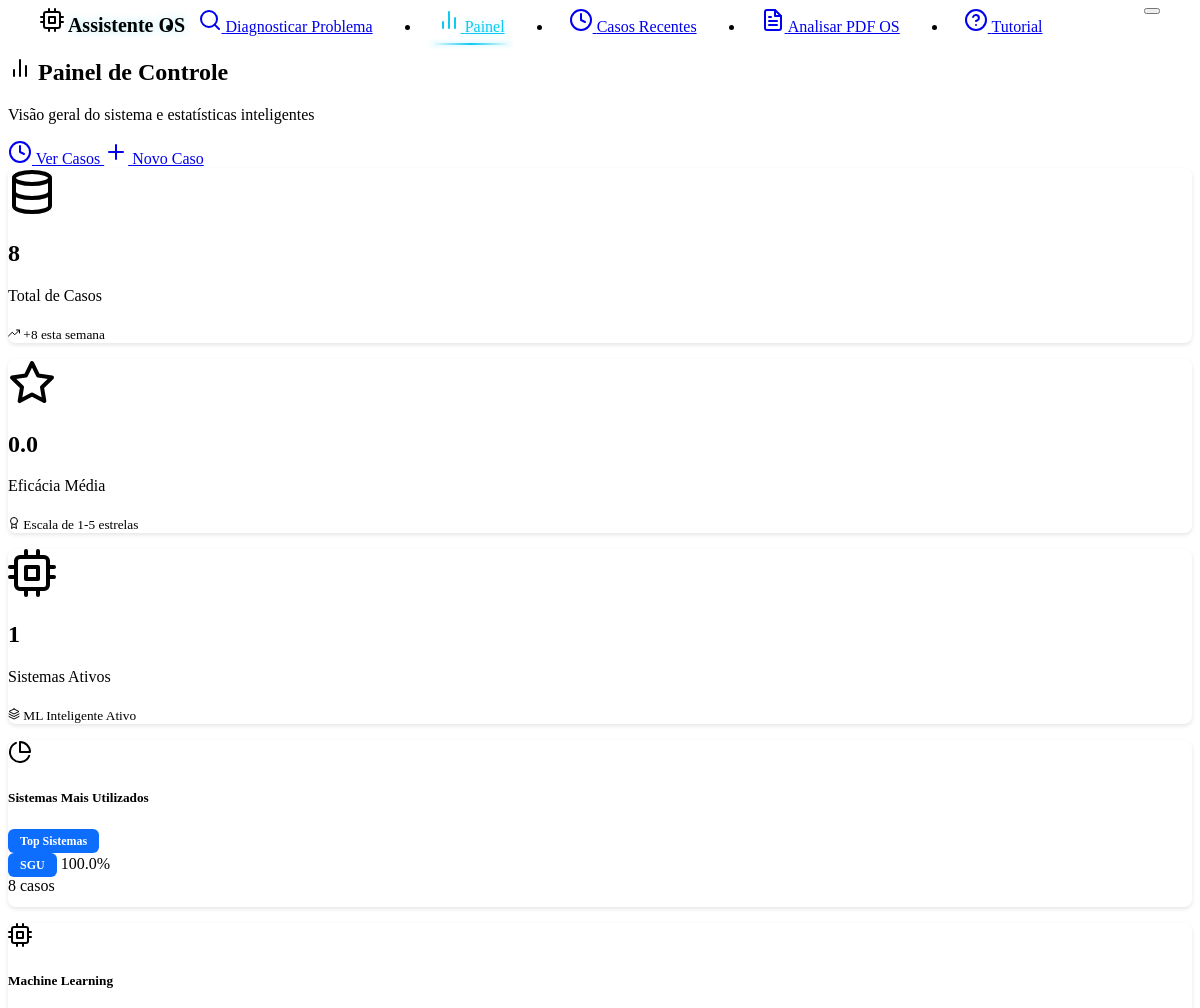
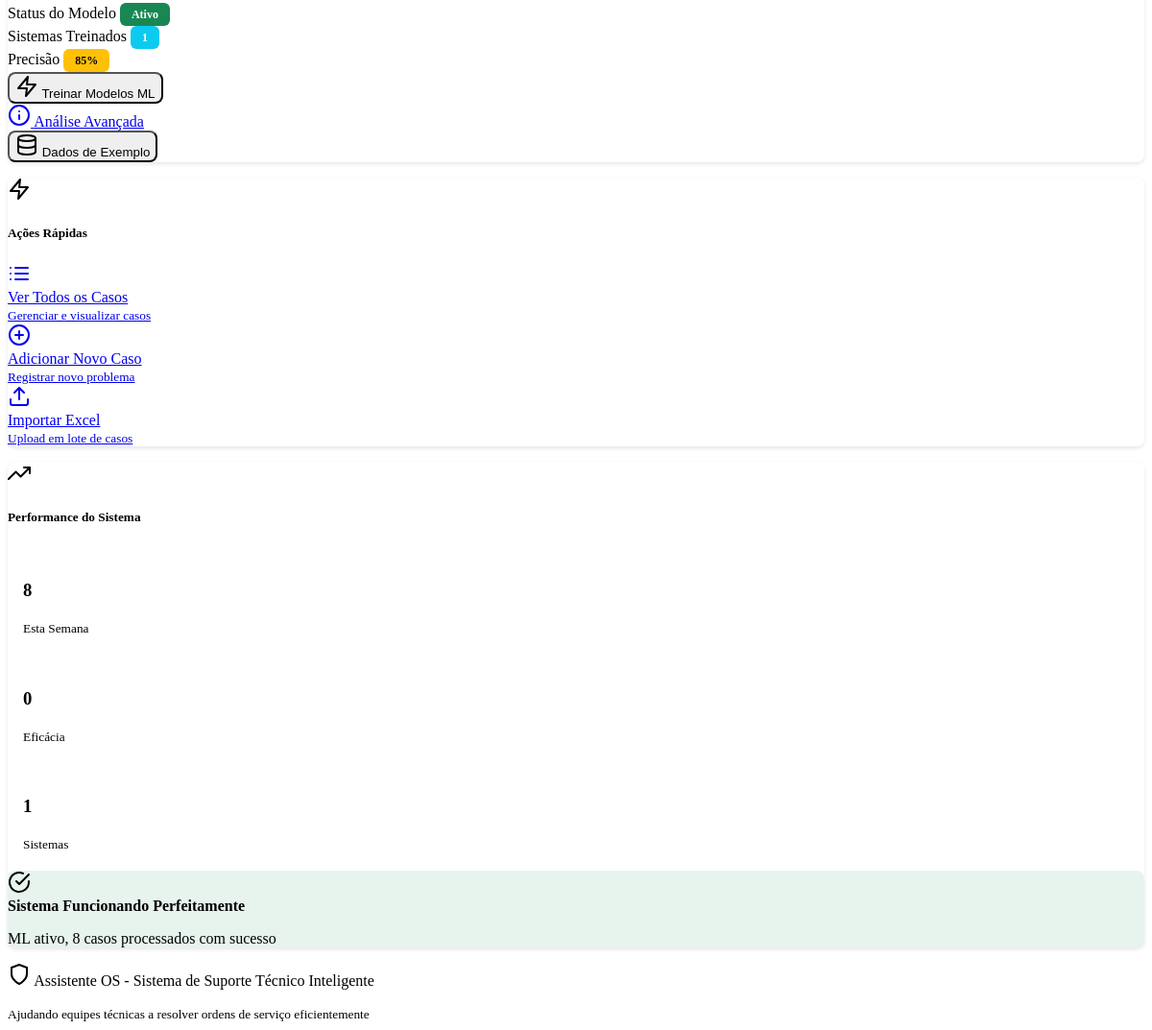
/dashboard, run on the app's committed database (2 pictures, top to bottom).
### models.py (models this page shows, shortened)
class Case(db.Model):
    __tablename__ = 'cases'
    id = db.Column(db.Integer, primary_key=True)
    os_number = db.Column(db.String(20), nullable=True)  # Número da OS extraído do PDF
    problem_description = db.Column(db.Text, nullable=False)
    solution = db.Column(db.Text, nullable=False)
    system_type = db.Column(db.String(100), default="Unknown")
    created_at = db.Column(db.DateTime, default=datetime.now)
    effectiveness_score = db.Column(db.Float, nullable=True)
    feedback_count = db.Column(db.Integer, default=0)
    tags = db.Column(db.String(500), default="")  # Stored as comma-separated string
    feedbacks = db.relationship("CaseFeedback", backref="case", cascade="all, delete-orphan")

### routes.py (the view)
@app.route('/dashboard')
def dashboard():
    try:
        stats = case_service.get_statistics()
        return render_template('dashboard.html', stats=stats)
    except Exception as e:
        logging.error(f"Error loading dashboard: {str(e)}")
        flash(f'Error loading dashboard: {str(e)}', 'error')
        return render_template('dashboard.html', stats={})

### case_service.py (called while the page is built)
    def get_all_cases(self) -> List[Case]:
        try:
            return Case.query.all()
        except Exception as e:
            logging.error(f"Error getting cases from database: {str(e)}")
            return current_app.config.get('CASES_STORAGE', [])

### templates/dashboard.html (shortened to what this page needs)
{% extends "base.html" %}
{% block content %}
<div class="row mb-4">
    <div class="col-12">
        <div class="d-flex justify-content-between align-items-center">
            <div>
                <h2 class="mb-1">
                    <i data-feather="bar-chart-2" class="me-2"></i>
                    Painel de Controle
                </h2>
                <p class="text-muted mb-0">Visão geral do sistema e estatísticas inteligentes</p>
            </div>
            <div class="d-flex gap-2">
                <a href="{{ url_for('recent_cases') }}" class="btn btn-outline-primary">
                    <i data-feather="clock" class="me-1"></i>
                    Ver Casos
                </a>
                <a href="{{ url_for('add_case_form') }}" class="btn btn-primary">
                    <i data-feather="plus" class="me-1"></i>
                    Novo Caso
                </a>
            </div>
        </div>
    </div>
</div>
{% if stats %}
<div class="row mb-4">
    <div class="col-lg-4 col-md-6 mb-3">
        <div class="card text-center h-100 border-0 shadow-sm">
            <div class="card-body d-flex flex-column justify-content-center py-4">
                <i data-feather="database" class="mb-3 text-primary" style="width: 48px; height: 48px; margin: 0 auto;"></i>
                <h2 class="mb-2 text-primary fw-bold">{{ stats.total_cases }}</h2>
                <p class="text-muted mb-2">Total de Casos</p>
                <div class="progress" style="height: 4px;">
                </div>
                <small class="text-success mt-2">
                    <i data-feather="trending-up" style="width: 12px; height: 12px;"></i>
                    +{{ stats.recent_activity or 0 }} esta semana
                </small>
            </div>
        </div>
    </div>
    <div class="col-lg-4 col-md-6 mb-3">
        <div class="card text-center h-100 border-0 shadow-sm">
            <div class="card-body d-flex flex-column justify-content-center py-4">
                <i data-feather="star" class="mb-3 text-warning" style="width: 48px; height: 48px; margin: 0 auto;"></i>
                <h2 class="mb-2 text-warning fw-bold">{{ "%.1f"|format(stats.avg_effectiveness) if stats.avg_effectiveness else "0.0" }}</h2>
                <p class="text-muted mb-2">Eficácia Média</p>
                <div class="progress" style="height: 4px;">
                </div>
                <small class="text-info mt-2">
                    <i data-feather="award" style="width: 12px; height: 12px;"></i>
                    Escala de 1-5 estrelas
                </small>
            </div>
        </div>
    </div>
    <div class="col-lg-4 col-md-6 mb-3">
        <div class="card text-center h-100 border-0 shadow-sm">
            <div class="card-body d-flex flex-column justify-content-center py-4">
                <i data-feather="cpu" class="mb-3 text-info" style="width: 48px; height: 48px; margin: 0 auto;"></i>
                <h2 class="mb-2 text-info fw-bold">{{ stats.systems|length if stats.systems else 0 }}</h2>
                <p class="text-muted mb-2">Sistemas Ativos</p>
                <div class="progress" style="height: 4px;">
                </div>
                <small class="text-primary mt-2">
                    <i data-feather="layers" style="width: 12px; height: 12px;"></i>
                    ML Inteligente Ativo
                </small>
            </div>
        </div>
    </div>
</div>
{% endif %}
<div class="row mb-4">
    <div class="col-lg-8 mb-4">
        <div class="card h-100 border-0 shadow-sm">
            <div class="card-header bg-transparent border-0 d-flex justify-content-between align-items-center py-3">
                <div class="d-flex align-items-center">
                    <i data-feather="pie-chart" class="me-2 text-primary"></i>
                    <h5 class="mb-0">Sistemas Mais Utilizados</h5>
                </div>
                <span class="badge bg-primary">Top Sistemas</span>
            </div>
            <div class="card-body">
                {% if stats.systems %}
                <div class="systems-chart">
                    {% for system, count in stats.systems[:6] %}
                    <div class="mb-3">
                        <div class="d-flex justify-content-between align-items-center mb-2">
                            <div class="d-flex align-items-center">
                                <span class="badge system-badge me-2" data-system="{{ system }}">{{ system }}</span>
                                <span class="text-muted">{{ "%.1f"|format(count / stats.total_cases * 100) if stats.total_cases > 0 else 0 }}%</span>
                            </div>
                            <span class="fw-bold text-primary">{{ count }} casos</span>
                        </div>
                        <div class="progress" style="height: 12px; border-radius: 6px;">
                        </div>
                    </div>
                    {% endfor %}
                </div>
                {% else %}
                <div class="text-center py-5 text-muted">
                    <i data-feather="inbox" class="mb-3" style="width: 64px; height: 64px; opacity: 0.5;"></i>
                    <h5 class="text-muted">Nenhum sistema registrado</h5>
                    <p>Adicione casos para ver a distribuição por sistemas</p>
                </div>
                {% endif %}
            </div>
        </div>
    </div>
    <div class="col-lg-4 mb-4">
        <div class="card h-100 border-0 shadow-sm">
            <div class="card-header bg-transparent border-0 d-flex align-items-center py-3">
                <i data-feather="cpu" class="me-2 text-primary"></i>
                <h5 class="mb-0">Machine Learning</h5>
            </div>
            <div class="card-body">
                <div class="mb-4">
                    <div class="d-flex justify-content-between align-items-center mb-2">
                        <span class="fw-medium">Status do Modelo</span>
                        <span class="badge bg-success">Ativo</span>
                    </div>
                    <div class="d-flex justify-content-between align-items-center mb-2">
                        <span class="fw-medium">Sistemas Treinados</span>
                        <span class="badge bg-info">{{ stats.systems|length if stats and stats.systems else 0 }}</span>
                    </div>
                    <div class="d-flex justify-content-between align-items-center mb-3">
                        <span class="fw-medium">Precisão</span>
                        <span class="badge bg-warning">{{ "%.0f"|format((stats.avg_effectiveness / 5 * 100) if stats.avg_effectiveness else 85) }}%</span>
                    </div>
                </div>
                <div class="d-grid gap-2">
                    <form action="{{ url_for('train_models') }}" method="POST" class="d-inline">
                        <button type="submit" class="btn btn-primary w-100">
                            <i data-feather="zap" class="me-1"></i>
                            Treinar Modelos ML
                        </button>
                    </form>
                    <a href="{{ url_for('ml_learning_info') }}" class="btn btn-outline-info">
                        <i data-feather="info" class="me-1"></i>
                        Análise Avançada
                    </a>
                    <form action="{{ url_for('populate_sample_data') }}" method="POST" class="d-inline">
                        <button type="submit" class="btn btn-outline-secondary">
                            <i data-feather="database" class="me-1"></i>
                            Dados de Exemplo
                        </button>
                    </form>
                </div>
            </div>
        </div>
    </div>
</div>
<div class="row mb-4">
    <div class="col-lg-6 mb-4">
        <div class="card h-100 border-0 shadow-sm">
            <div class="card-header bg-transparent border-0 d-flex align-items-center py-3">
                <i data-feather="zap" class="me-2 text-primary"></i>
                <h5 class="mb-0">Ações Rápidas</h5>
            </div>
            <div class="card-body">
                <div class="row">
                    <div class="col-12 mb-3">
                        <a href="{{ url_for('recent_cases') }}" class="btn btn-outline-primary w-100 py-3">
                            <i data-feather="list" class="me-2"></i>
                            <div>
                                <div class="fw-bold">Ver Todos os Casos</div>
                                <small class="text-muted">Gerenciar e visualizar casos</small>
                            </div>
                        </a>
                    </div>
                    <div class="col-12 mb-3">
                        <a href="{{ url_for('add_case_form') }}" class="btn btn-success w-100 py-3">
                            <i data-feather="plus-circle" class="me-2"></i>
                            <div>
                                <div class="fw-bold text-white">Adicionar Novo Caso</div>
                                <small class="text-white-50">Registrar novo problema</small>
                            </div>
                        </a>
                    </div>
                    <div class="col-12 mb-3">
                        <a href="{{ url_for('upload_cases') }}" class="btn btn-outline-info w-100 py-3">
                            <i data-feather="upload" class="me-2"></i>
                            <div>
                                <div class="fw-bold">Importar Excel</div>
                                <small class="text-muted">Upload em lote de casos</small>
                            </div>
                        </a>
                    </div>
                </div>
            </div>
        </div>
    </div>
    <div class="col-lg-6 mb-4">
        <div class="card h-100 border-0 shadow-sm">
            <div class="card-header bg-transparent border-0 d-flex align-items-center py-3">
                <i data-feather="trending-up" class="me-2 text-success"></i>
                <h5 class="mb-0">Performance do Sistema</h5>
            </div>
            <div class="card-body">
                <div class="performance-metrics">
                    <div class="row text-center mb-4">
                        <div class="col-4">
                            <div class="performance-card">
                                <h3 class="text-primary mb-1">{{ stats.recent_activity or 0 }}</h3>
                                <small class="text-muted">Esta Semana</small>
                                <div class="progress mt-2" style="height: 3px;">
                                </div>
                            </div>
                        </div>
                        <div class="col-4">
                            <div class="performance-card">
                                <h3 class="text-success mb-1">{{ "%.0f"|format(stats.avg_effectiveness) if stats.avg_effectiveness else "0" }}</h3>
                                <small class="text-muted">Eficácia</small>
                                <div class="progress mt-2" style="height: 3px;">
                                </div>
                            </div>
                        </div>
                        <div class="col-4">
                            <div class="performance-card">
                                <h3 class="text-info mb-1">{{ stats.systems|length if stats.systems else 0 }}</h3>
                                <small class="text-muted">Sistemas</small>
                                <div class="progress mt-2" style="height: 3px;">
                                </div>
                            </div>
                        </div>
                    </div>
                    <div class="alert alert-success border-0" style="background: rgba(25, 135, 84, 0.1);">
                        <div class="d-flex align-items-center">
                            <i data-feather="check-circle" class="me-2 text-success"></i>
                            <div>
                                <strong class="text-success">Sistema Funcionando Perfeitamente</strong>
                                <p class="mb-0 small text-muted">ML ativo, {{ stats.total_cases or 0 }} casos processados com sucesso</p>
                            </div>
                        </div>
                    </div>
                </div>
            </div>
        </div>
    </div>
</div>
{% endblock %}

### static/style.css (style rules this page uses)
:root { --custom-code-bg: #1a1a1a; --custom-border-radius: 8px; --glow-color: #0dcaf0; --glow-secondary: rgba(13, 202, 240, 0.3); }
.badge.bg-primary { background-color: #0d6efd !important; }
.badge.bg-info { background-color: #0dcaf0 !important; }
.badge.bg-success { background-color: #198754 !important; }
.badge.bg-warning { background-color: #ffc107 !important; color: #000000 !important; }
.badge { display: inline-block !important; padding: 0.375rem 0.75rem !important; font-size: 0.75em !important; font-weight: 600 !important; line-height: 1 !important; color: #fff !important; text-align: center !important; white-space: nowrap !important; vertical-align: baseline !important; border-radius: 0.375rem !important; }
.card { border-radius: var(--custom-border-radius); box-shadow: 0 2px 4px rgba(0, 0, 0, 0.1); margin-bottom: 1rem; }
.card-header { background-color: var(--bs-dark); border-bottom: 1px solid var(--bs-border-color); border-radius: var(--custom-border-radius) var(--custom-border-radius) 0 0 !important; }
.btn { border-radius: var(--custom-border-radius); font-weight: 500; }
.progress { border-radius: var(--custom-border-radius); background-color: var(--bs-secondary-bg); }
.badge { border-radius: var(--custom-border-radius); font-weight: 500; font-size: 0.75rem; }
.alert { border-radius: var(--custom-border-radius); border: none; }
.badge.system-badge { color: white !important; font-weight: 600 !important; border: none !important; }
:root { --step-line-color: #495057; --step-bg-color: #28a745; --step-hover-bg: #212529; --step-border-color: #343a40; }

### templates/dashboard.html (style rules this page uses)
.performance-card { padding: 1rem; border-radius: 8px; background: rgba(var(--bs-primary-rgb), 0.05); border: 1px solid rgba(var(--bs-primary-rgb), 0.1); }
.card { transition: transform 0.2s ease, box-shadow 0.2s ease; }
.badge { font-size: 0.75em; padding: 0.5em 0.75em; }
.systems-chart .progress { background-color: rgba(255,255,255,0.1); }

### data on the page
Case: system_type "SGU", total_cases "100.0", count "8"

### other printed values
{{ stats.total_cases }} "8"
{{ stats.recent_activity or 0 }} "8"
{{ stats.systems|length if stats.systems else 0 }} "1"
{{ stats.systems|length if stats and stats.systems else 0 }} "1"
{{ stats.total_cases or 0 }} "8"
